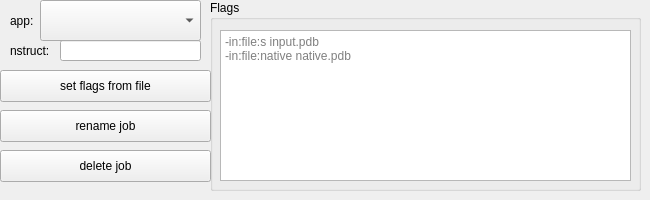
<?xml version="1.0" encoding="UTF-8"?>
<ui version="4.0">
 <class>JobSubmit</class>
 <widget class="QWidget" name="JobSubmit">
  <property name="geometry">
   <rect>
    <x>0</x>
    <y>0</y>
    <width>650</width>
    <height>200</height>
   </rect>
  </property>
  <property name="windowTitle">
   <string>Form</string>
  </property>
  <widget class="QComboBox" name="app">
   <property name="geometry">
    <rect>
     <x>40</x>
     <y>0</y>
     <width>161</width>
     <height>41</height>
    </rect>
   </property>
  </widget>
  <widget class="QLabel" name="label_5">
   <property name="geometry">
    <rect>
     <x>10</x>
     <y>0</y>
     <width>61</width>
     <height>41</height>
    </rect>
   </property>
   <property name="text">
    <string>app:</string>
   </property>
  </widget>
  <widget class="QGroupBox" name="groupBox_2">
   <property name="geometry">
    <rect>
     <x>210</x>
     <y>0</y>
     <width>431</width>
     <height>191</height>
    </rect>
   </property>
   <property name="title">
    <string>Flags</string>
   </property>
   <widget class="QPlainTextEdit" name="flags">
    <property name="geometry">
     <rect>
      <x>10</x>
      <y>30</y>
      <width>411</width>
      <height>151</height>
     </rect>
    </property>
    <property name="readOnly">
     <bool>false</bool>
    </property>
    <property name="placeholderText">
      <string>-in:file:s input.pdb
-in:file:native native.pdb </string>
    </property>
   </widget>
  </widget>
  <widget class="QPushButton" name="flags_from_file">
   <property name="geometry">
    <rect>
     <x>0</x>
     <y>70</y>
     <width>211</width>
     <height>32</height>
    </rect>
   </property>
   <property name="text">
    <string>set flags from file</string>
   </property>
  </widget>
  <widget class="QLineEdit" name="nstruct">
   <property name="geometry">
    <rect>
     <x>60</x>
     <y>40</y>
     <width>141</width>
     <height>21</height>
    </rect>
   </property>
  </widget>
  <widget class="QLabel" name="label_6">
   <property name="geometry">
    <rect>
     <x>10</x>
     <y>30</y>
     <width>51</width>
     <height>41</height>
    </rect>
   </property>
   <property name="text">
    <string>nstruct:</string>
   </property>
  </widget>
  <widget class="QPushButton" name="delete_job">
   <property name="geometry">
    <rect>
     <x>0</x>
     <y>150</y>
     <width>211</width>
     <height>32</height>
    </rect>
   </property>
   <property name="text">
    <string>delete job</string>
   </property>
  </widget>
  <widget class="QPushButton" name="rename_job">
   <property name="geometry">
    <rect>
     <x>0</x>
     <y>110</y>
     <width>211</width>
     <height>32</height>
    </rect>
   </property>
   <property name="text">
    <string>rename job</string>
   </property>
  </widget>
 </widget>
 <resources/>
 <connections/>
</ui>
